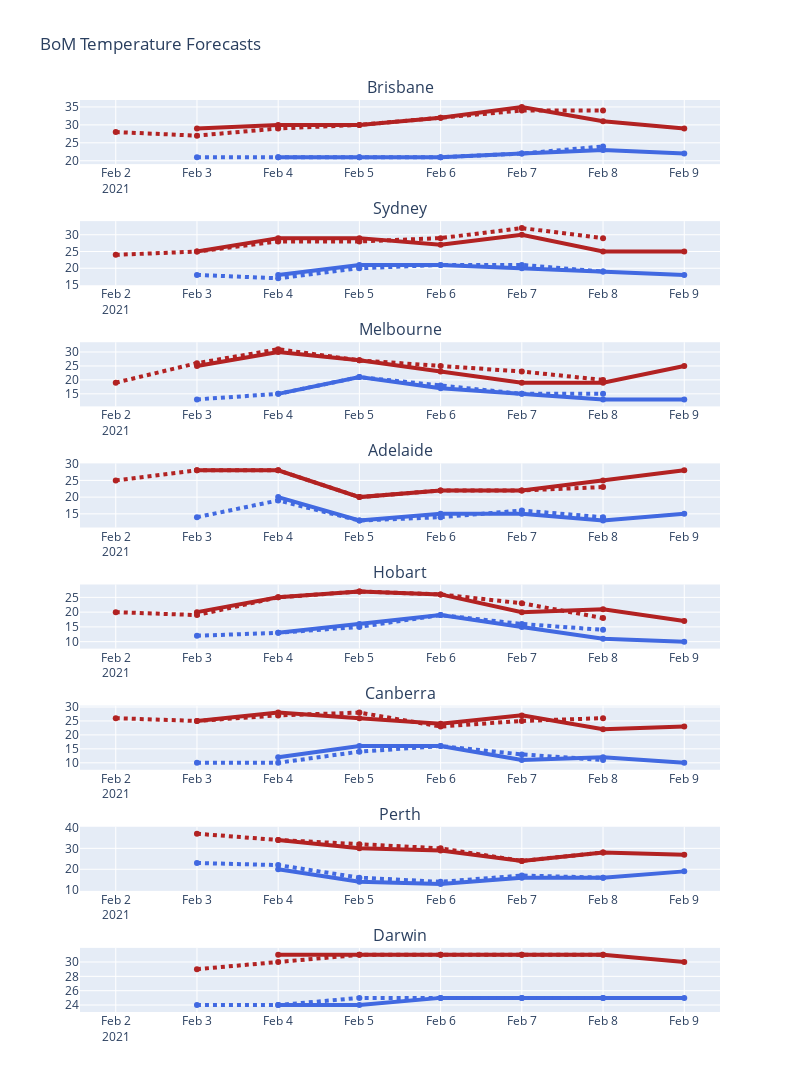

The cell this chart's notebook holds for it:
### Markdown cell above
## BoM Temperature Forecasts
> Dashed line displays yesterday's forecast. Solid line is the most current BoM forecast

### Code cell
#hide_input
from plotly.subplots import make_subplots 
# Get a common x-axis to use
xaxis_current = raw_df[(raw_df.Date_Added==current_date)&(raw_df.town=='Sydney')].Date
xaxis_yesterday = raw_df[(raw_df.Date_Added==yesterday)&(raw_df.town=='Sydney')].Date


towns = raw_df.town.unique()
fig = make_subplots(rows=8, cols=1, subplot_titles=(towns))

for i,t in enumerate(raw_df.town.unique()):
    # Todays min forecast
    fig.add_trace(go.Scatter(x=xaxis_current, y=raw_df[(raw_df.town==t) & (raw_df.Date_Added==current_date)].min_temp,
                 name='Current Min Forecast', line=dict(color='royalblue', width=4)), row=(i+1), col=1)
    
    # Yesterdays min forecast
    fig.add_trace(go.Scatter(x=xaxis_yesterday, y=raw_df[(raw_df.town==t) & (raw_df.Date_Added==yesterday)].min_temp,
                 name='Yesterday Min Forecast', line=dict(color='royalblue', width=4, dash='dot')), row=(i+1), col=1)
    
    # Todays max forecast
    fig.add_trace(go.Scatter(x=xaxis_current, y=raw_df[(raw_df.town==t) & (raw_df.Date_Added==current_date)].max_temp,
                 name='Current Max Forecast', line=dict(color='firebrick', width=4)), row=(i+1), col=1)   
    
    # Yesterday max forecast
    fig.add_trace(go.Scatter(x=xaxis_yesterday, y=raw_df[(raw_df.town==t) & (raw_df.Date_Added==yesterday)].max_temp,
                 name='Yesterday Max Forecast', line=dict(color='firebrick', width=4, dash='dot')), row=(i+1), col=1)  

fig.update_layout(height=1400, width=800, title_text='BoM Temperature Forecasts', showlegend=False)    
fig.show()

### Figure 1 — Plotly figure (JSON) as saved in the notebook; plotly's stock layout.template omitted (floating-point values rounded to 4 significant figures)
{"data": [{"line": {"color": "royalblue", "width": 4}, "name": "Current Min Forecast", "type": "scatter", "x": ["2021-02-03", "2021-02-04", "2021-02-05", "2021-02-06", "2021-02-07", "2021-02-08", "2021-02-09"], "xaxis": "x", "y": [null, 21, 21, 21, 22, 23, 22], "yaxis": "y"}, {"line": {"color": "royalblue", "dash": "dot", "width": 4}, "name": "Yesterday Min Forecast", "type": "scatter", "x": ["2021-02-02", "2021-02-03", "2021-02-04", "2021-02-05", "2021-02-06", "2021-02-07", "2021-02-08"], "xaxis": "x", "y": [null, 21, 21, 21, 21, 22, 24], "yaxis": "y"}, {"line": {"color": "firebrick", "width": 4}, "name": "Current Max Forecast", "type": "scatter", "x": ["2021-02-03", "2021-02-04", "2021-02-05", "2021-02-06", "2021-02-07", "2021-02-08", "2021-02-09"], "xaxis": "x", "y": [29, 30, 30, 32, 35, 31, 29], "yaxis": "y"}, {"line": {"color": "firebrick", "dash": "dot", "width": 4}, "name": "Yesterday Max Forecast", "type": "scatter", "x": ["2021-02-02", "2021-02-03", "2021-02-04", "2021-02-05", "2021-02-06", "2021-02-07", "2021-02-08"], "xaxis": "x", "y": [28, 27, 29, 30, 32, 34, 34], "yaxis": "y"}, {"line": {"color": "royalblue", "width": 4}, "name": "Current Min Forecast", "type": "scatter", "x": ["2021-02-03", "2021-02-04", "2021-02-05", "2021-02-06", "2021-02-07", "2021-02-08", "2021-02-09"], "xaxis": "x2", "y": [null, 18, 21, 21, 20, 19, 18], "yaxis": "y2"}, {"line": {"color": "royalblue", "dash": "dot", "width": 4}, "name": "Yesterday Min Forecast", "type": "scatter", "x": ["2021-02-02", "2021-02-03", "2021-02-04", "2021-02-05", "2021-02-06", "2021-02-07", "2021-02-08"], "xaxis": "x2", "y": [null, 18, 17, 20, 21, 21, 19], "yaxis": "y2"}, {"line": {"color": "firebrick", "width": 4}, "name": "Current Max Forecast", "type": "scatter", "x": ["2021-02-03", "2021-02-04", "2021-02-05", "2021-02-06", "2021-02-07", "2021-02-08", "2021-02-09"], "xaxis": "x2", "y": [25, 29, 29, 27, 30, 25, 25], "yaxis": "y2"}, {"line": {"color": "firebrick", "dash": "dot", "width": 4}, "name": "Yesterday Max Forecast", "type": "scatter", "x": ["2021-02-02", "2021-02-03", "2021-02-04", "2021-02-05", "2021-02-06", "2021-02-07", "2021-02-08"], "xaxis": "x2", "y": [24, 25, 28, 28, 29, 32, 29], "yaxis": "y2"}, {"line": {"color": "royalblue", "width": 4}, "name": "Current Min Forecast", "type": "scatter", "x": ["2021-02-03", "2021-02-04", "2021-02-05", "2021-02-06", "2021-02-07", "2021-02-08", "2021-02-09"], "xaxis": "x3", "y": [null, 15, 21, 17, 15, 13, 13], "yaxis": "y3"}, {"line": {"color": "royalblue", "dash": "dot", "width": 4}, "name": "Yesterday Min Forecast", "type": "scatter", "x": ["2021-02-02", "2021-02-03", "2021-02-04", "2021-02-05", "2021-02-06", "2021-02-07", "2021-02-08"], "xaxis": "x3", "y": [null, 13, 15, 21, 18, 15, 15], "yaxis": "y3"}, {"line": {"color": "firebrick", "width": 4}, "name": "Current Max Forecast", "type": "scatter", "x": ["2021-02-03", "2021-02-04", "2021-02-05", "2021-02-06", "2021-02-07", "2021-02-08", "2021-02-09"], "xaxis": "x3", "y": [25, 30, 27, 23, 19, 19, 25], "yaxis": "y3"}, {"line": {"color": "firebrick", "dash": "dot", "width": 4}, "name": "Yesterday Max Forecast", "type": "scatter", "x": ["2021-02-02", "2021-02-03", "2021-02-04", "2021-02-05", "2021-02-06", "2021-02-07", "2021-02-08"], "xaxis": "x3", "y": [19, 26, 31, 27, 25, 23, 20], "yaxis": "y3"}, {"line": {"color": "royalblue", "width": 4}, "name": "Current Min Forecast", "type": "scatter", "x": ["2021-02-03", "2021-02-04", "2021-02-05", "2021-02-06", "2021-02-07", "2021-02-08", "2021-02-09"], "xaxis": "x4", "y": [null, 20, 13, 15, 15, 13, 15], "yaxis": "y4"}, {"line": {"color": "royalblue", "dash": "dot", "width": 4}, "name": "Yesterday Min Forecast", "type": "scatter", "x": ["2021-02-02", "2021-02-03", "2021-02-04", "2021-02-05", "2021-02-06", "2021-02-07", "2021-02-08"], "xaxis": "x4", "y": [null, 14, 19, 13, 14, 16, 14], "yaxis": "y4"}, {"line": {"color": "firebrick", "width": 4}, "name": "Current Max Forecast", "type": "scatter", "x": ["2021-02-03", "2021-02-04", "2021-02-05", "2021-02-06", "2021-02-07", "2021-02-08", "2021-02-09"], "xaxis": "x4", "y": [28, 28, 20, 22, 22, 25, 28], "yaxis": "y4"}, {"line": {"color": "firebrick", "dash": "dot", "width": 4}, "name": "Yesterday Max Forecast", "type": "scatter", "x": ["2021-02-02", "2021-02-03", "2021-02-04", "2021-02-05", "2021-02-06", "2021-02-07", "2021-02-08"], "xaxis": "x4", "y": [25, 28, 28, 20, 22, 22, 23], "yaxis": "y4"}, {"line": {"color": "royalblue", "width": 4}, "name": "Current Min Forecast", "type": "scatter", "x": ["2021-02-03", "2021-02-04", "2021-02-05", "2021-02-06", "2021-02-07", "2021-02-08", "2021-02-09"], "xaxis": "x5", "y": [null, 13, 16, 19, 15, 11, 10], "yaxis": "y5"}, {"line": {"color": "royalblue", "dash": "dot", "width": 4}, "name": "Yesterday Min Forecast", "type": "scatter", "x": ["2021-02-02", "2021-02-03", "2021-02-04", "2021-02-05", "2021-02-06", "2021-02-07", "2021-02-08"], "xaxis": "x5", "y": [null, 12, 13, 15, 19, 16, 14], "yaxis": "y5"}, {"line": {"color": "firebrick", "width": 4}, "name": "Current Max Forecast", "type": "scatter", "x": ["2021-02-03", "2021-02-04", "2021-02-05", "2021-02-06", "2021-02-07", "2021-02-08", "2021-02-09"], "xaxis": "x5", "y": [20, 25, 27, 26, 20, 21, 17], "yaxis": "y5"}, {"line": {"color": "firebrick", "dash": "dot", "width": 4}, "name": "Yesterday Max Forecast", "type": "scatter", "x": ["2021-02-02", "2021-02-03", "2021-02-04", "2021-02-05", "2021-02-06", "2021-02-07", "2021-02-08"], "xaxis": "x5", "y": [20, 19, 25, 27, 26, 23, 18], "yaxis": "y5"}, {"line": {"color": "royalblue", "width": 4}, "name": "Current Min Forecast", "type": "scatter", "x": ["2021-02-03", "2021-02-04", "2021-02-05", "2021-02-06", "2021-02-07", "2021-02-08", "2021-02-09"], "xaxis": "x6", "y": [null, 12, 16, 16, 11, 12, 10], "yaxis": "y6"}, {"line": {"color": "royalblue", "dash": "dot", "width": 4}, "name": "Yesterday Min Forecast", "type": "scatter", "x": ["2021-02-02", "2021-02-03", "2021-02-04", "2021-02-05", "2021-02-06", "2021-02-07", "2021-02-08"], "xaxis": "x6", "y": [null, 10, 10, 14, 16, 13, 11], "yaxis": "y6"}, {"line": {"color": "firebrick", "width": 4}, "name": "Current Max Forecast", "type": "scatter", "x": ["2021-02-03", "2021-02-04", "2021-02-05", "2021-02-06", "2021-02-07", "2021-02-08", "2021-02-09"], "xaxis": "x6", "y": [25, 28, 26, 24, 27, 22, 23], "yaxis": "y6"}, {"line": {"color": "firebrick", "dash": "dot", "width": 4}, "name": "Yesterday Max Forecast", "type": "scatter", "x": ["2021-02-02", "2021-02-03", "2021-02-04", "2021-02-05", "2021-02-06", "2021-02-07", "2021-02-08"], "xaxis": "x6", "y": [26, 25, 27, 28, 23, 25, 26], "yaxis": "y6"}, {"line": {"color": "royalblue", "width": 4}, "name": "Current Min Forecast", "type": "scatter", "x": ["2021-02-03", "2021-02-04", "2021-02-05", "2021-02-06", "2021-02-07", "2021-02-08", "2021-02-09"], "xaxis": "x7", "y": [null, 20, 14, 13, 16, 16, 19, 18], "yaxis": "y7"}, {"line": {"color": "royalblue", "dash": "dot", "width": 4}, "name": "Yesterday Min Forecast", "type": "scatter", "x": ["2021-02-02", "2021-02-03", "2021-02-04", "2021-02-05", "2021-02-06", "2021-02-07", "2021-02-08"], "xaxis": "x7", "y": [null, 23, 22, 16, 14, 17, 16, 20], "yaxis": "y7"}, {"line": {"color": "firebrick", "width": 4}, "name": "Current Max Forecast", "type": "scatter", "x": ["2021-02-03", "2021-02-04", "2021-02-05", "2021-02-06", "2021-02-07", "2021-02-08", "2021-02-09"], "xaxis": "x7", "y": [null, 34, 30, 29, 24, 28, 27, 26], "yaxis": "y7"}, {"line": {"color": "firebrick", "dash": "dot", "width": 4}, "name": "Yesterday Max Forecast", "type": "scatter", "x": ["2021-02-02", "2021-02-03", "2021-02-04", "2021-02-05", "2021-02-06", "2021-02-07", "2021-02-08"], "xaxis": "x7", "y": [null, 37, 34, 32, 30, 24, 28, 28], "yaxis": "y7"}, {"line": {"color": "royalblue", "width": 4}, "name": "Current Min Forecast", "type": "scatter", "x": ["2021-02-03", "2021-02-04", "2021-02-05", "2021-02-06", "2021-02-07", "2021-02-08", "2021-02-09"], "xaxis": "x8", "y": [null, 24, 24, 25, 25, 25, 25, 25], "yaxis": "y8"}, {"line": {"color": "royalblue", "dash": "dot", "width": 4}, "name": "Yesterday Min Forecast", "type": "scatter", "x": ["2021-02-02", "2021-02-03", "2021-02-04", "2021-02-05", "2021-02-06", "2021-02-07", "2021-02-08"], "xaxis": "x8", "y": [null, 24, 24, 25, 25, 25, 25, 25], "yaxis": "y8"}, {"line": {"color": "firebrick", "width": 4}, "name": "Current Max Forecast", "type": "scatter", "x": ["2021-02-03", "2021-02-04", "2021-02-05", "2021-02-06", "2021-02-07", "2021-02-08", "2021-02-09"], "xaxis": "x8", "y": [null, 31, 31, 31, 31, 31, 30, 31], "yaxis": "y8"}, {"line": {"color": "firebrick", "dash": "dot", "width": 4}, "name": "Yesterday Max Forecast", "type": "scatter", "x": ["2021-02-02", "2021-02-03", "2021-02-04", "2021-02-05", "2021-02-06", "2021-02-07", "2021-02-08"], "xaxis": "x8", "y": [null, 29, 30, 31, 31, 31, 31, 31], "yaxis": "y8"}], "layout": {"annotations": [{"font": {"size": 16}, "showarrow": false, "text": "Brisbane", "x": 0.5, "xanchor": "center", "xref": "paper", "y": 1, "yanchor": "bottom", "yref": "paper"}, {"font": {"size": 16}, "showarrow": false, "text": "Sydney", "x": 0.5, "xanchor": "center", "xref": "paper", "y": 0.8672, "yanchor": "bottom", "yref": "paper"}, {"font": {"size": 16}, "showarrow": false, "text": "Melbourne", "x": 0.5, "xanchor": "center", "xref": "paper", "y": 0.7344, "yanchor": "bottom", "yref": "paper"}, {"font": {"size": 16}, "showarrow": false, "text": "Adelaide", "x": 0.5, "xanchor": "center", "xref": "paper", "y": 0.6016, "yanchor": "bottom", "yref": "paper"}, {"font": {"size": 16}, "showarrow": false, "text": "Hobart", "x": 0.5, "xanchor": "center", "xref": "paper", "y": 0.4688, "yanchor": "bottom", "yref": "paper"}, {"font": {"size": 16}, "showarrow": false, "text": "Canberra", "x": 0.5, "xanchor": "center", "xref": "paper", "y": 0.3359, "yanchor": "bottom", "yref": "paper"}, {"font": {"size": 16}, "showarrow": false, "text": "Perth", "x": 0.5, "xanchor": "center", "xref": "paper", "y": 0.2031, "yanchor": "bottom", "yref": "paper"}, {"font": {"size": 16}, "showarrow": false, "text": "Darwin", "x": 0.5, "xanchor": "center", "xref": "paper", "y": 0.07031, "yanchor": "bottom", "yref": "paper"}], "height": 1400, "showlegend": false, "title": {"text": "BoM Temperature Forecasts"}, "width": 800, "xaxis": {"anchor": "y", "domain": [0, 1]}, "xaxis2": {"anchor": "y2", "domain": [0, 1]}, "xaxis3": {"anchor": "y3", "domain": [0, 1]}, "xaxis4": {"anchor": "y4", "domain": [0, 1]}, "xaxis5": {"anchor": "y5", "domain": [0, 1]}, "xaxis6": {"anchor": "y6", "domain": [0, 1]}, "xaxis7": {"anchor": "y7", "domain": [0, 1]}, "xaxis8": {"anchor": "y8", "domain": [0, 1]}, "yaxis": {"anchor": "x", "domain": [0.9297, 1]}, "yaxis2": {"anchor": "x2", "domain": [0.7969, 0.8672]}, "yaxis3": {"anchor": "x3", "domain": [0.6641, 0.7344]}, "yaxis4": {"anchor": "x4", "domain": [0.5312, 0.6016]}, "yaxis5": {"anchor": "x5", "domain": [0.3984, 0.4688]}, "yaxis6": {"anchor": "x6", "domain": [0.2656, 0.3359]}, "yaxis7": {"anchor": "x7", "domain": [0.1328, 0.2031]}, "yaxis8": {"anchor": "x8", "domain": [0, 0.07031]}}}
